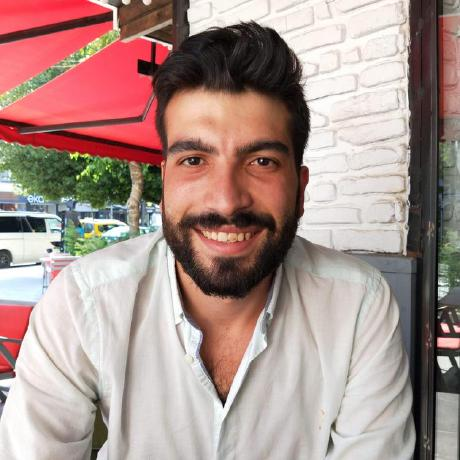
#> input picture photos/face.jpeg, 460 x 460 px
$ python face_detect1.py
#> lines starting #> are read from the running program, lines starting #| are printed output that depends on the picture; after the words box and inside, x2 and y2 are one past the last pixel; in counts of white or black regions, pixels touching at a corner belong together
import cv2 as cv

img = cv.imread('./photos/face.jpeg')
#> img is the input picture: shape (460, 460, 3); mean B, G, R 140.1, 145.8, 170.2

cv.imshow('img', img)

gray = cv.cvtColor(img, cv.COLOR_BGR2GRAY)
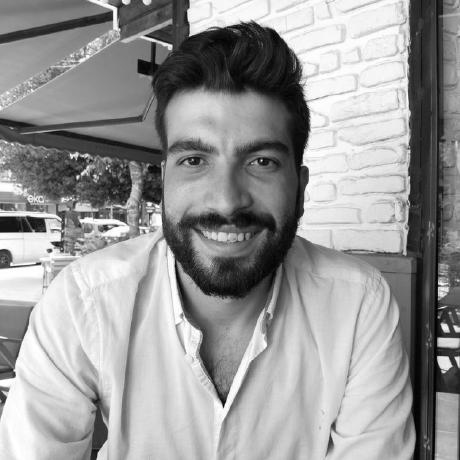
#> gray: shape (460, 460); min 0, max 255, mean 152.5
cv.imshow('gray', gray)

haar_cascade=cv.CascadeClassifier('./haar_face.xml')
faces_rect = haar_cascade.detectMultiScale(gray, 1.1, 3)
#> faces_rect = [[138, 88, 181, 181]]

#draw a rectangle around the faces
for (x, y, w, h) in faces_rect:
    cv.rectangle(img, (x, y), (x+w, y+h), (0, 255, 0), 2)
#> this loop made 1 pass
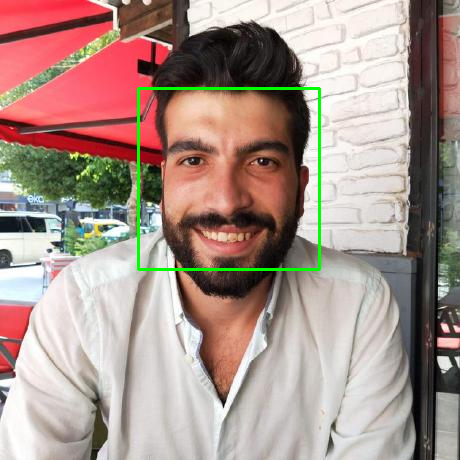
#> img: shape (460, 460, 3); 1.02% of pixels changed, all inside (x1, y1, x2, y2) = (137, 87, 321, 271)


print(len(faces_rect))
#| 1


cv.waitKey(0)
